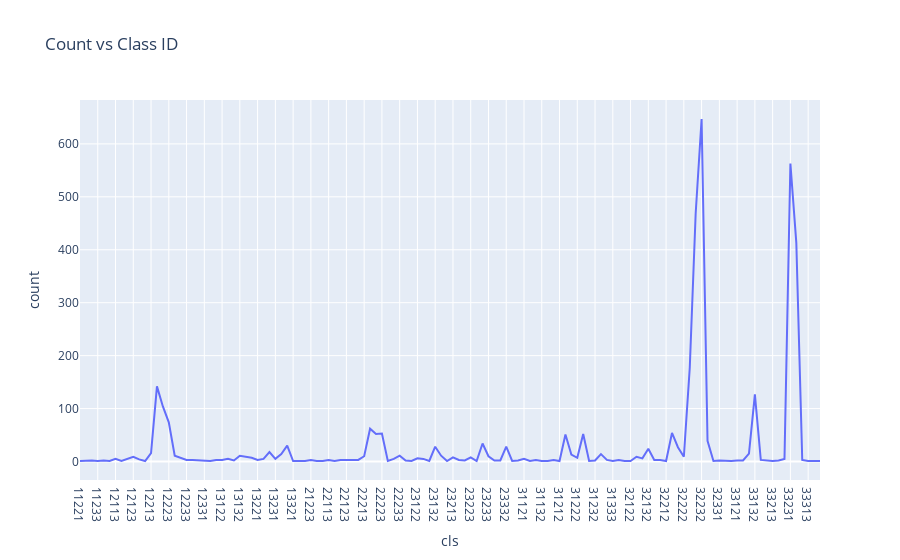

The notebook cell saved with this chart:
### Code cell
df4 = enumerate_sixclass_fromlist(RHSpiral_plus)
plot_count_vs_classid(df4)

### Figure 1 — Plotly figure (JSON) as saved in the notebook; plotly's stock layout.template omitted (floating-point values rounded to 4 significant figures)
{"data": [{"hovertemplate": "cls=%{x}<br>count=%{y}<extra></extra>", "legendgroup": "", "line": {"color": "#636efa", "dash": "solid"}, "marker": {"symbol": "circle"}, "mode": "lines", "name": "", "orientation": "v", "showlegend": false, "type": "scatter", "x": ["11221", "11222", "11223", "11233", "11322", "11331", "12113", "12121", "12122", "12123", "12132", "12211", "12213", "12221", "12222", "12223", "12231", "12232", "12233", "12322", "12323", "12331", "12332", "13113", "13122", "13123", "13131", "13132", "13133", "13213", "13221", "13222", "13223", "13231", "13232", "13233", "13321", "13331", "13332", "21223", "21313", "21322", "22113", "22121", "22122", "22123", "22132", "22211", "22213", "22221", "22222", "22223", "22231", "22232", "22233", "22323", "22332", "23122", "23123", "23131", "23132", "23133", "23211", "23213", "23221", "23222", "23223", "23231", "23232", "23233", "23311", "23323", "23332", "23333", "31113", "31121", "31122", "31123", "31132", "31133", "31211", "31212", "31213", "31221", "31222", "31223", "31231", "31232", "31233", "31321", "31333", "32113", "32121", "32122", "32123", "32131", "32132", "32133", "32211", "32212", "32213", "32221", "32222", "32223", "32231", "32232", "32233", "32321", "32331", "32333", "33113", "33121", "33123", "33131", "33132", "33133", "33211", "33213", "33222", "33223", "33231", "33232", "33233", "33313", "33332", "33333"], "xaxis": "x", "y": [1, 2, 2, 1, 2, 1, 5, 1, 5, 9, 4, 1, 16, 142, 104, 74, 11, 7, 3, 3, 2, 1, 1, 3, 3, 5, 2, 11, 9, 7, 3, 5, 18, 5, 14, 30, 1, 1, 1, 3, 1, 1, 3, 1, 3, 3, 3, 3, 10, 62, 52, 53, 1, 5, 11, 2, 1, 6, 5, 1, 28, 11, 1, 8, 3, 2, 8, 1, 34, 10, 2, 2, 28, 1, 2, 5, 1, 3, 1, 1, 3, 1, 51, 13, 7, 52, 1, 2, 14, 3, 1, 3, 1, 1, 9, 6, 24, 3, 3, 1, 54, 27, 9, 177, 469, 647, 39, 1, 2, 1, 1, 2, 2, 15, 127, 3, 2, 1, 2, 5, 563, 413, 3, 1, 1, 1], "yaxis": "y"}], "layout": {"legend": {"tracegroupgap": 0}, "title": {"text": "Count vs Class ID"}, "xaxis": {"anchor": "y", "domain": [0, 1], "title": {"text": "cls"}}, "yaxis": {"anchor": "x", "domain": [0, 1], "title": {"text": "count"}}}}
